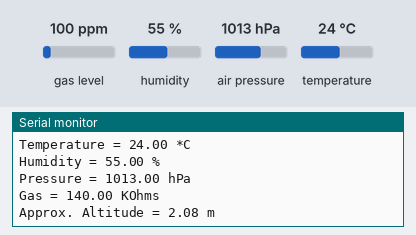
Simulated run of this sketch. Board: ESP32. Parts: the last lines printed to the serial monitor. The test bench sets the inputs (shaded band); at power-on: gas level 100 ppm, humidity 55 %, air pressure 1013 hPa, temperature 24 °C. WiFi joins after 1.5 s; servers stay silent unless stated.

Above: at 3.0 s.
3.1 s: gas level set to 20 ppm
At 4.5 s:
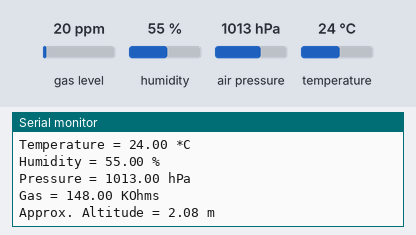
4.6 s: humidity set to 22 %
6.1 s: air pressure set to 952 hPa
At 7.3 s:
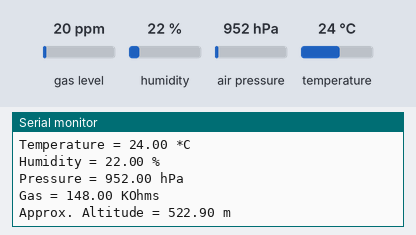

Measured:
- after the input at 3.1 s, the serial monitor: prints a new line after 1.0 s (image 1)
- after the input at 6.1 s, the serial monitor: prints a new line after 0.18 s (image 2)

The sketch:

BLYNK.ino
```cpp
#define BLYNK_TEMPLATE_ID "TMPLmHlyBz9a"
#define BLYNK_DEVICE_NAME "Weather Station"
#define BLYNK_AUTH_TOKEN "ASPBj1gy8aibpM7SzEWN3ta5yiKFLf5U"
#define BLYNK_PRINT Serial
#include <WiFi.h>
#include <WiFiClient.h>
#include <BlynkSimpleEsp32.h>
char auth[] = BLYNK_AUTH_TOKEN;

char ssid[] = "HUAWEI nova 8i";  // type your wifi name
char pass[] = "Josema123";  // type your wifi password

BlynkTimer timer;
#include <Wire.h>
#include <SPI.h>
#include <Adafruit_Sensor.h>
#include "Adafruit_BME680.h"
#define BME_SCK 13
#define BME_MISO 22
#define BME_MOSI 21
#define BME_CS 10


#define SEALEVELPRESSURE_HPA (1013.25)

Adafruit_BME680 bme;

void setup() {
  Blynk.begin(auth, ssid, pass);
  timer.setInterval(100L, sendSensor);
  Serial.begin(115200);
   while (!Serial);
  Serial.println(F("BME680 test"));

  if (!bme.begin()) {
    Serial.println("Could not find a valid BME680 sensor, check wiring!");
    while (1);
  }
  // Set up oversampling and filter initialization
  bme.setTemperatureOversampling(BME680_OS_8X);
  bme.setHumidityOversampling(BME680_OS_2X);
  bme.setPressureOversampling(BME680_OS_4X);
  bme.setIIRFilterSize(BME680_FILTER_SIZE_3);
  bme.setGasHeater(320, 150); // 320*C for 150 ms


}

void sendSensor()
{

  Serial.print("Temperature = ");
  Serial.print(bme.temperature);
  Serial.println(" *C");

   Serial.print("Humidity = ");
  Serial.print(bme.humidity);
  Serial.println(" %");


  Serial.print("Pressure = ");
  Serial.print(bme.pressure / 100.0);
  Serial.println(" hPa");

    Serial.print("Gas = ");
  Serial.print(bme.gas_resistance / 1000.0);
  Serial.println(" KOhms");

   Serial.print("Approx. Altitude = ");
  Serial.print(bme.readAltitude(SEALEVELPRESSURE_HPA));
  Serial.println(" m");


    Blynk.virtualWrite(V0, bme.temperature);
    Blynk.virtualWrite(V1, bme.humidity);
    Blynk.virtualWrite(V2, bme.pressure / 100.0);
    Blynk.virtualWrite(V3, bme.gas_resistance / 1000.0);
    Blynk.virtualWrite(V4, bme.readAltitude(SEALEVELPRESSURE_HPA)) ;
    delay(2000);
}
void loop()
{
Blynk.run();
  timer.run();

   if (! bme.performReading()) {
    Serial.println("Failed to perform reading :(");
    return;
  }
  }
```
